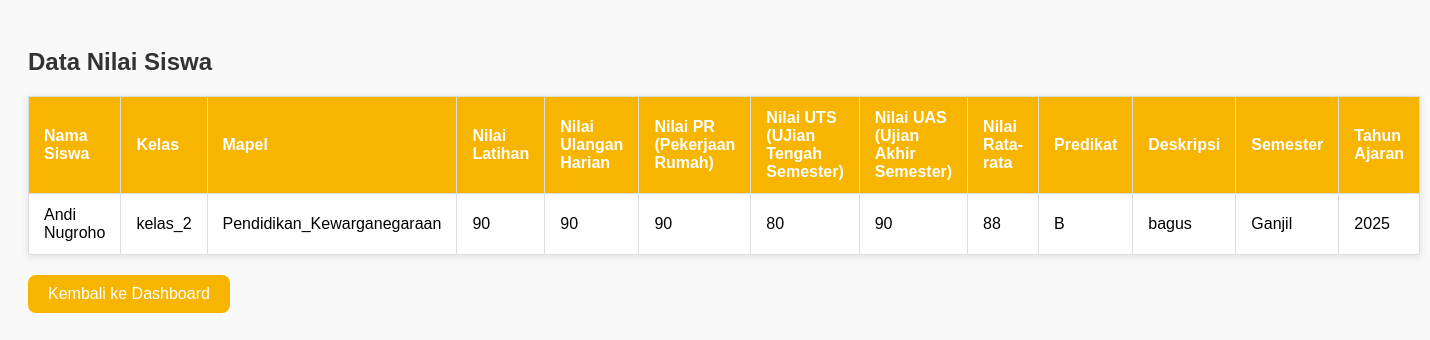
/dashboard/tampil_nilai.php (signed in), run on the app's committed database.
### tables this page shows
CREATE TABLE `nilai` (
  `id` int(11) NOT NULL,
  `siswa_id` int(11) NOT NULL,
  `kelas` varchar(10) NOT NULL,
  `kurikulum` varchar(50) NOT NULL,
  `mapel` varchar(50) NOT NULL,
  `nilai_latihan` int(11) DEFAULT NULL,
  `nilai_ulangan` int(11) DEFAULT NULL,
  `nilai_pr` int(11) DEFAULT NULL,
  `nilai_uts` int(11) DEFAULT NULL,
  `nilai_uas` int(11) DEFAULT NULL,
  `nilai_rata2` float DEFAULT NULL,
  `predikat` char(1) DEFAULT NULL,
  `deskripsi` text NOT NULL,
  `semester` enum('Ganjil','Genap') NOT NULL,
  `tahun_ajaran` varchar(20) NOT NULL,
  `guru_username` varchar(100) NOT NULL,
  `created_at` timestamp NOT NULL DEFAULT current_timestamp()
);

CREATE TABLE `users` (
  `id` int(11) NOT NULL,
  `username` varchar(50) NOT NULL,
  `password` varchar(50) NOT NULL,
  `role` enum('guru','wali_kelas','kepala_sekolah','siswa') NOT NULL,
  `kelas` varchar(10) DEFAULT NULL
);

### dashboard/tampil_nilai.php (the view, shortened to what this page needs)
<?php
include "../koneksi.php";
$guru_username = $_SESSION['username'] ?? '';
$kelas_per_guru = [
    'Imas Komariah, S.Pd' => ['kelas_2'],
    'Elis Suryani, S.Pd' => ['kelas_1'],
    'Eka Ellyawati, S.Pd.M.M' => ['kelas_6'],
    'Eka Merdekasari, S.Pd' => ['kelas_4'],
    'Ucu Siti Meilani, S.Pd' => ['kelas_3'],
    'Hasanudin, S.Pd.I' => ['kelas_1', 'kelas_2', 'kelas_3', 'kelas_4', 'kelas_5', 'kelas_6'],
    'Febi Febriani, S.Pd' => ['kelas_1', 'kelas_2', 'kelas_3', 'kelas_4', 'kelas_5', 'kelas_6'],
    'Ayuni Maulidia, S.Pd' => ['kelas_5'],
    'Ratih, S.Pd' => ['kelas_1', 'kelas_2', 'kelas_3', 'kelas_4', 'kelas_5', 'kelas_6'],
    'Koh Roo Ye Amelia' => ['kelas_1', 'kelas_2', 'kelas_3']
];
$kelas_diampu = $kelas_per_guru[$guru_username] ?? [];
$kelas_filter = "'" . implode("','", $kelas_diampu) . "'";
$result = mysqli_query($conn, "
    SELECT n.*, u.username AS nama_siswa
    FROM nilai n
    JOIN users u ON n.siswa_id = u.id
    WHERE n.kelas IN ($kelas_filter)
");
?>
<!DOCTYPE html>
<html>
<head>
    <!DOCTYPE html>
<html lang="id">
<head>
</head>
<body>
    <h2>Data Nilai Siswa</h2>
    <table border="1" cellpadding="8">
        <tr>
            <th>Nama Siswa</th>
            <th>Kelas</th>
            <th>Mapel</th>
            <th>Nilai Latihan</th>
            <th>Nilai Ulangan Harian</th>
            <th>Nilai PR (Pekerjaan Rumah)</th>
            <th>Nilai UTS (UJian Tengah Semester)</th>
            <th>Nilai UAS (Ujian Akhir Semester)</th>
            <th>Nilai Rata-rata</th>
            <th>Predikat</th>
            <th>Deskripsi</th>
            <th>Semester</th>
            <th>Tahun Ajaran</th>
        </tr>
        <?php while ($row = mysqli_fetch_assoc($result)) { ?>
            <tr>
                <td><?= $row['nama_siswa'] ?></td>
                <td><?= $row['kelas'] ?></td>
                <td><?= $row['mapel'] ?></td>
                <td><?= $row['nilai_latihan'] ?></td>
                <td><?= $row['nilai_ulangan'] ?></td>
                <td><?= $row['nilai_pr'] ?></td>
                <td><?= $row['nilai_uts'] ?></td>
                <td><?= $row['nilai_uas'] ?></td>
                <td><?= $row['nilai_rata2'] ?></td>
                <td><?= $row['predikat'] ?></td>
                <td><?= $row['deskripsi'] ?></td>
                <td><?= $row['semester'] ?></td>
                <td><?= $row['tahun_ajaran'] ?></td>
            </tr>
        <?php } ?>
    </table>
     <a href="guru.php">Kembali ke Dashboard</a>
</body>
</html>

### dashboard/tampil_nilai.php (style rules this page uses)
body { font-family: 'Poppins', sans-serif; background: #f9f9f9; padding: 20px; }
table { width: 100%; border-collapse: collapse; background: #fff; box-shadow: 0 2px 8px rgba(0,0,0,0.1); }
th, td { border: 1px solid #ddd; padding: 12px 15px; text-align: left; }
th { background-color: #f8b500; color: white; }
h2 { color: #333; }
a { display: inline-block; margin-top: 20px; text-decoration: none; padding: 10px 20px; background: #f8b500; color: white; border-radius: 8px; }

### data on the page
nilai: siswa.username "Andi Nugroho", kelas "kelas_2", mapel "Pendidikan_Kewarganegaraan", nilai_latihan "90", nilai_ulangan "90", nilai_pr "90", nilai_uts "80", nilai_uas "90", nilai_rata2 "88", predikat "B", deskripsi "bagus", semester "Ganjil", tahun_ajaran "2025"
